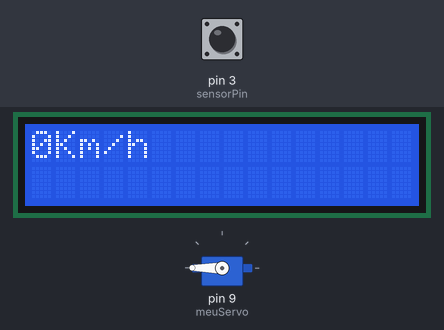
The sketch below on a simulated Arduino Uno, built with avr-gcc and run on an emulated ATmega328P. Shown: servo, 16×2 character LCD. Inputs (shaded band) come from the test bench; at power-on: pin 3 (sensorPin) LOW. What the sketch prints to the serial monitor is not drawn.

Above: at 1.2 s.
1.3 s: pin 3 (sensorPin) driven HIGH
At 2.5 s:
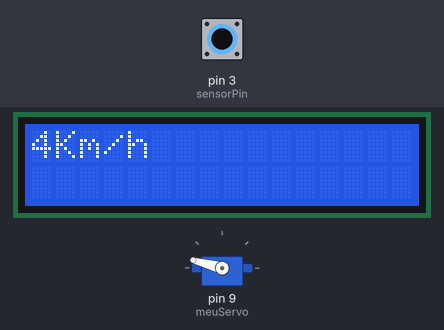
2.8 s: pin 3 (sensorPin) pulsed LOW 5 times (0.12 s each, 0.3 s apart)
At 5.4 s:
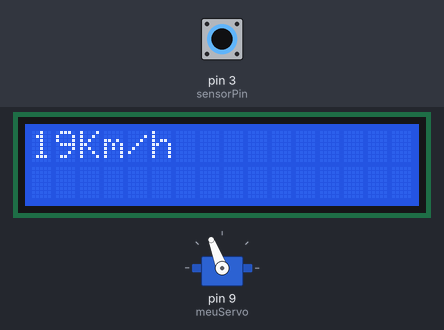
5.8 s: pin 3 (sensorPin) pulsed LOW 5 times (0.12 s each, 0.3 s apart)
At 7.7 s:
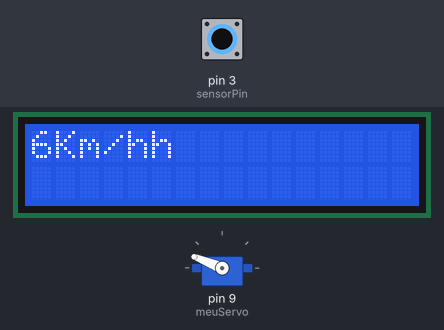
Timing chart, 0 to 9.2 s (numbered marks = the images above; inputs shaded):
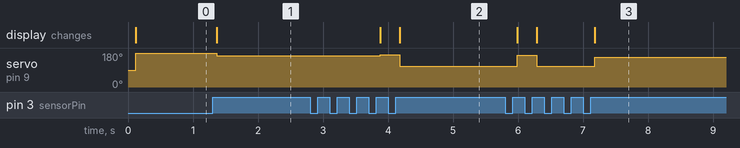

The sketch:

Velocimetro.ino
```cpp
#include <Servo.h>
#include <Wire.h>
#include <LiquidCrystal_I2C.h> //add I2C library

const int sensorPin = 3;  // Conecte o pino D0 do sensor Hall ao pino digital 3
Servo meuServo;  // Crie um objeto Servo
LiquidCrystal_I2C lcd(0x27,16,2);

double velocMaxima = 50;
double velocidade = 0;
unsigned long startTime = 0;  // Variável para armazenar o tempo de início
unsigned long elapsedTime = 1;

double transformaVelocidade(int velocidade){
  return abs((velocidade - 50)*3.6);
}

void setup() {
  meuServo.attach(9);  // Conecte o servo ao pino 9
  lcd.init(); //Initialize the LCD
  lcd.backlight(); //Set LCD background bright
  Serial.begin(9600);  // Inicia a comunicação serial
  pinMode(sensorPin, INPUT);  // Configura o pino do sensor como entrada
}

void loop() {
  bool sensorValue = !(digitalRead(sensorPin));  // Lê o valor do sensor Hall
  if(sensorValue){
    delay(50);
    sensorValue = !(digitalRead(sensorPin));
    if(!sensorValue){
      Serial.println("CUCUCUCUCUCUCUCUCUCUCUCUCUCUCUCUCUCUCUCUCUCUCUCUCUCUCUCUCUCUCUCUCU");
      elapsedTime = millis();
      velocidade = (1.63 / ((elapsedTime - startTime)/1000.00)*3.6);

      startTime = millis();

    }

  }
  lcd.setCursor(0,0);
  lcd.print((int)(velocidade));
  lcd.print("Km/h");
  Serial.println(velocidade * 3.6);
  Serial.println("Km/h");
  meuServo.write(transformaVelocidade(velocidade));
}
```

Measured:
- after the input at 1.3 s, servo on pin 9 (meuServo): 180° → 165° after 0.06 s; the display: changes after 0.06 s (image 1)
- after the input at 2.8 s, servo on pin 9 (meuServo): 165° → 172° after 1.1 s, → 111° 0.30 s later; the display: first changes after 1.1 s (image 2 shows a later state)
- after the input at 5.8 s, servo on pin 9 (meuServo): 111° → 169° after 0.19 s, → 111° 0.30 s later, → 158° 0.90 s later; the display: first changes after 0.19 s (image 3 shows a later state)
